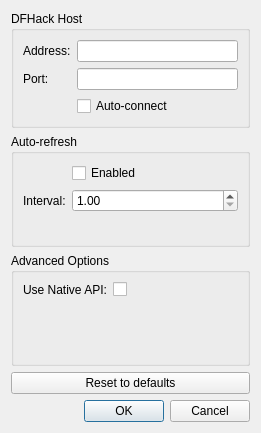
<?xml version="1.0" encoding="UTF-8"?>
<ui version="4.0">
 <class>PreferencesDialog</class>
 <widget class="QDialog" name="PreferencesDialog">
  <property name="geometry">
   <rect>
    <x>0</x>
    <y>0</y>
    <width>261</width>
    <height>433</height>
   </rect>
  </property>
  <property name="windowTitle">
   <string>Preferences</string>
  </property>
  <layout class="QVBoxLayout" name="verticalLayout">
   <item>
    <widget class="QGroupBox" name="host_group">
     <property name="title">
      <string>DFHack Host</string>
     </property>
     <layout class="QVBoxLayout" name="verticalLayout_2">
      <item>
       <layout class="QFormLayout" name="host_layout">
        <item row="0" column="0">
         <widget class="QLabel" name="host_address_label">
          <property name="text">
           <string>Address:</string>
          </property>
         </widget>
        </item>
        <item row="1" column="0">
         <widget class="QLabel" name="host_port_label">
          <property name="text">
           <string>Port:</string>
          </property>
         </widget>
        </item>
        <item row="0" column="1">
         <widget class="QLineEdit" name="host_address"/>
        </item>
        <item row="1" column="1">
         <widget class="QLineEdit" name="host_port"/>
        </item>
        <item row="2" column="1">
         <widget class="QCheckBox" name="host_autoconnect">
          <property name="text">
           <string>Auto-connect</string>
          </property>
         </widget>
        </item>
       </layout>
      </item>
     </layout>
    </widget>
   </item>
   <item>
    <widget class="QGroupBox" name="autorefresh_group">
     <property name="title">
      <string>Auto-refresh</string>
     </property>
     <layout class="QVBoxLayout" name="verticalLayout_4">
      <item>
       <layout class="QFormLayout" name="autorefresh_layout">
        <item row="1" column="0">
         <widget class="QLabel" name="autorefresh_interval_label">
          <property name="text">
           <string>Interval:</string>
          </property>
         </widget>
        </item>
        <item row="1" column="1">
         <widget class="QDoubleSpinBox" name="autorefresh_interval">
          <property name="minimum">
           <double>1.000000000000000</double>
          </property>
          <property name="maximum">
           <double>600.000000000000000</double>
          </property>
          <property name="singleStep">
           <double>1.000000000000000</double>
          </property>
         </widget>
        </item>
        <item row="0" column="1">
         <widget class="QCheckBox" name="autorefresh_enable">
          <property name="text">
           <string>Enabled</string>
          </property>
         </widget>
        </item>
       </layout>
      </item>
     </layout>
    </widget>
   </item>
   <item>
    <widget class="QGroupBox" name="advanced_group">
     <property name="title">
      <string>Advanced Options</string>
     </property>
     <layout class="QVBoxLayout" name="verticalLayout_3">
      <item>
       <layout class="QFormLayout" name="advanced_layout">
        <item row="0" column="0">
         <widget class="QLabel" name="use_native_process_label">
          <property name="text">
           <string>Use Native API:</string>
          </property>
         </widget>
        </item>
        <item row="0" column="1">
         <widget class="QCheckBox" name="use_native_process">
          <property name="text">
           <string/>
          </property>
         </widget>
        </item>
       </layout>
      </item>
     </layout>
    </widget>
   </item>
   <item>
    <widget class="QPushButton" name="reset_defaults_button">
     <property name="text">
      <string>Reset to defaults</string>
     </property>
    </widget>
   </item>
   <item>
    <widget class="QDialogButtonBox" name="buttons">
     <property name="orientation">
      <enum>Qt::Horizontal</enum>
     </property>
     <property name="standardButtons">
      <set>QDialogButtonBox::Cancel|QDialogButtonBox::Ok</set>
     </property>
    </widget>
   </item>
  </layout>
 </widget>
 <resources/>
 <connections>
  <connection>
   <sender>buttons</sender>
   <signal>accepted()</signal>
   <receiver>PreferencesDialog</receiver>
   <slot>accept()</slot>
   <hints>
    <hint type="sourcelabel">
     <x>248</x>
     <y>254</y>
    </hint>
    <hint type="destinationlabel">
     <x>157</x>
     <y>274</y>
    </hint>
   </hints>
  </connection>
  <connection>
   <sender>buttons</sender>
   <signal>rejected()</signal>
   <receiver>PreferencesDialog</receiver>
   <slot>reject()</slot>
   <hints>
    <hint type="sourcelabel">
     <x>316</x>
     <y>260</y>
    </hint>
    <hint type="destinationlabel">
     <x>286</x>
     <y>274</y>
    </hint>
   </hints>
  </connection>
  <connection>
   <sender>autorefresh_enable</sender>
   <signal>toggled(bool)</signal>
   <receiver>autorefresh_interval</receiver>
   <slot>setEnabled(bool)</slot>
   <hints>
    <hint type="sourcelabel">
     <x>107</x>
     <y>203</y>
    </hint>
    <hint type="destinationlabel">
     <x>171</x>
     <y>241</y>
    </hint>
   </hints>
  </connection>
 </connections>
</ui>
